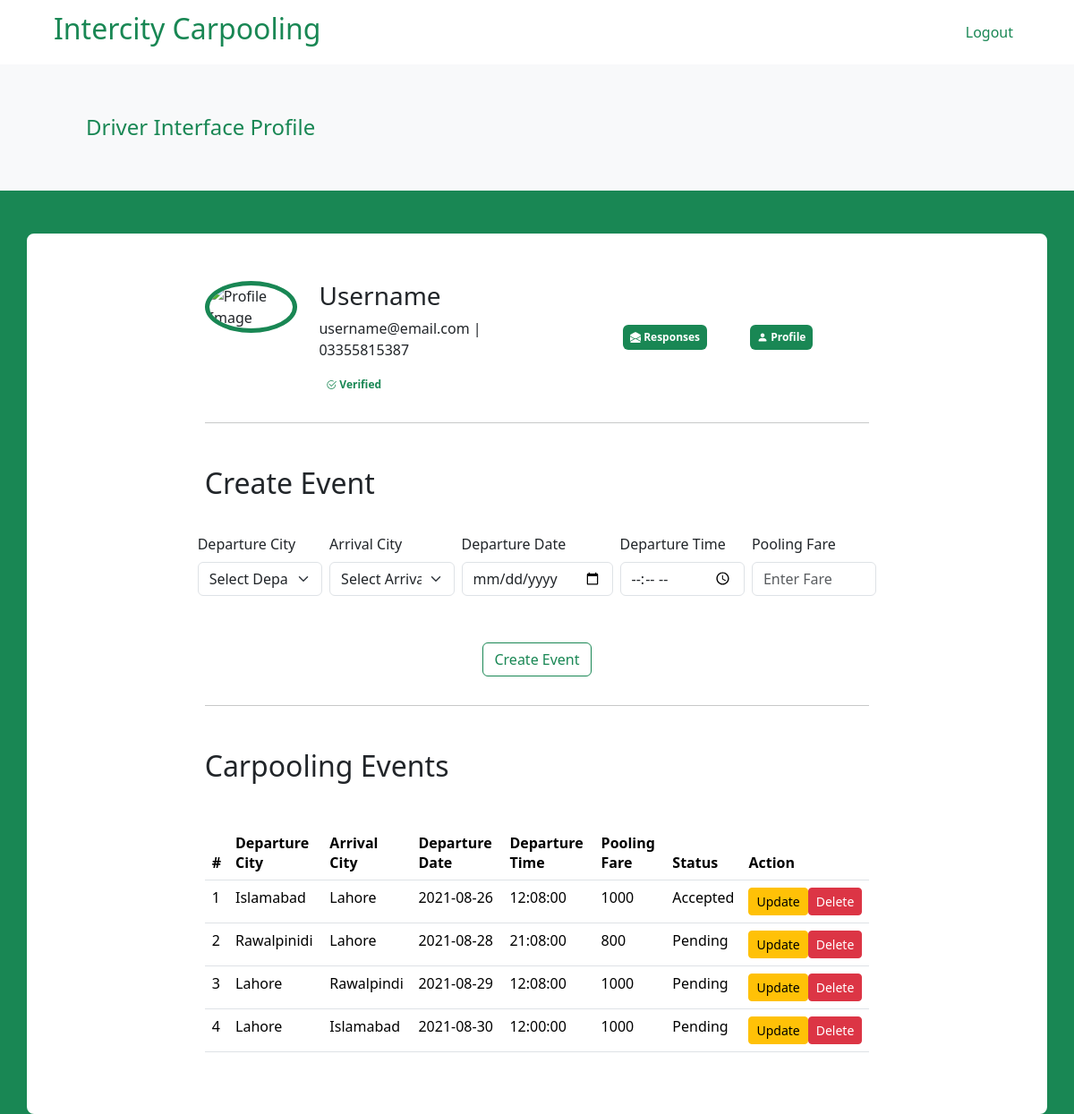
Page /driver-interface.php (signed in) on the committed database.
### tables this page shows
CREATE TABLE `events` (
  `id` int(11) NOT NULL,
  `driver_id` int(11) NOT NULL,
  `departure_city` varchar(128) NOT NULL,
  `arrival_city` varchar(128) NOT NULL,
  `date` date NOT NULL,
  `time` time NOT NULL,
  `fare` int(11) NOT NULL,
  `status` varchar(50) NOT NULL
);

### driver-interface.php (the view, shortened to what this page needs)
<?php
require "./database/db_controller.php";
$driver_id = $_SESSION['driver_id'];
$count = 0;
$sql_events = "SELECT * FROM `events` WHERE driver_id = $driver_id";
$stmt_events = mysqli_query($con,$sql_events);
$img_path = "";
$curr_status = "";
$sql_profile = "SELECT profile_img,status FROM `driver_profile` WHERE driver_id = ?";
$stmt_profile = mysqli_prepare($con,$sql_profile);
if($stmt_profile){
    mysqli_stmt_bind_param($stmt_profile,"i",$param_driver_id);
    if(mysqli_stmt_execute($stmt_profile)){
        mysqli_stmt_store_result($stmt_profile);
        if(mysqli_stmt_num_rows($stmt_profile) == 1){
            mysqli_stmt_bind_result($stmt_profile,$profile_img,$status);
            if(mysqli_stmt_fetch($stmt_profile)){
                $img_path = $profile_img;
                $curr_status = $status;
                echo var_dump($curr_status);
            }
        }
    }
}
require_once "./partials/header.php";
?>
<header class="jumbotron p-5 bg-light text-white mt-5">
    <h4 class="text-success ms-5 mt-2">Driver Interface Profile</h4>
</header>
<div class="pad px-2">
    <main class="container border border-white border-5 rounded-3 mt-5 bg-white px-2">
        <div class="col-lg-8 m-auto">
            <section class="mt-5">
                <div class="row">
                    <div class="col-sm-6">
                        <div class="row">
                            <div class="col-6 col-md-4">
                                <img src="<?php if(empty($img_path)){echo "./images/default.jpg";}else{echo $img_path;} ?>" class="img-fluid rounded-circle border border-5 border-success" alt="Profile Image">
                            </div>
                            <div class="col-6 col-md-8 align-self-center">
                                <h3>Username</h3>
                                <p>username@email.com | 03355815387</p>
                                <p class=""><span class="badge bg-white rounded-pill" role="button"><a class="<?php if(empty($curr_status)){echo 'bi bi-exclamation-circle text-danger ' ;}elseif($curr_status == 'Pending'){echo 'bi bi-arrow-repeat text-warning';}elseif($curr_status == 'Accepted'){echo 'bi bi-check2-circle text-success';} ?> text-decoration-none"> <?php if(empty($curr_status)){ echo 'Complete Profile';}elseif($curr_status == 'Pending'){echo 'In Review';}elseif($curr_status == 'Accepted'){echo 'Verified';}?> </a></span></p>
                            </div>
                        </div>
                    </div>
                    <div class="col-sm-2 align-self-center p-5 d-flex">
                        <?php if($curr_status == 'Pending' || $curr_status == 'Accepted'){echo '<p class="ms-5"><span class="badge bg-success p-2"><a href="#" class="bi bi-envelope-open-fill text-white text-decoration-none"> Responses</a></span></p> <p class="ms-5"><span class="badge bg-success p-2"><a href="#" class="bi bi-person-fill text-white text-decoration-none"> Profile</a></span></p>';} ?>
                    </div>
                </div>
            </section>
            <hr>
            <section class="mt-5">
                <h2>Create Event</h2>
                <div class="row">
                    <div class="col">
                        <form action="./functions/create-event.php" method="post">
                            <div class="mt-4">
                                <div class="row">
                                    <div class="p-1 col-sm">
                                        <label class="form-label" for="departure_city">Departure City</label>
                                        <select class="form-select" id="departure_city" name="departure_city" <?php if(empty($curr_status) || $curr_status == 'Pending'){echo 'disabled';} ?>>
                                            <option selected>Select Departure City</option>
                                        </select>
                                    </div>
                                    <div class="p-1 col-sm">
                                        <label class="form-label" for="arrival_city">Arrival City</label>
                                        <select class="form-select" id="arrival_city" name="arrival_city" <?php if(empty($curr_status) || $curr_status == 'Pending'){echo 'disabled';} ?>>
                                            <option selected>Select Arrival City</option>
                                        </select>
                                    </div>
                                    <div class="p-1 col-sm">
                                        <label class="form-label" for="date">Departure Date</label>
                                        <input type="date" class="form-control" name="date" id="date" <?php if(empty($curr_status) || $curr_status == 'Pending'){echo 'disabled';} ?>>
                                    </div>
                                    <div class="p-1 col-sm">
                                        <label class="form-label" for="time">Departure Time</label>
                                        <input type="time" class="form-control" name="time" id="time" <?php if(empty($curr_status) || $curr_status == 'Pending'){echo 'disabled';} ?>>
                                    </div>
                                    <div class="p-1 col-sm">
                                        <label class="form-label" for="fare">Pooling Fare</label>
                                        <input type="number" class="form-control" name="fare" id="fare" placeholder="Enter Fare" <?php if(empty($curr_status) || $curr_status == 'Pending'){echo 'disabled';} ?>>
                                    </div>
                                </div>
                                <div class="text-center ">
                                    <button name="create_event" type="submit" class="btn btn-outline-success btn-md mt-5" <?php if(empty($curr_status) || $curr_status == 'Pending'){echo 'disabled';} ?>>Create Event</button>
                                </div>
                            </div>
                        </form>
                    </div>
                </div>
            </section>
            <hr>
            <section class="mt-5 mb-5">
                <h2>
                    Carpooling Events
                </h2>
                <div class="table-responsive mt-5">
                    <table class="table table-hover">
                        <thead>
                            <th>
                                #
                            </th>
                            <th>
                                Departure City
                            </th>
                            <th>
                                Arrival City
                            </th>
                            <th>
                                Departure Date
                            </th>
                            <th>
                                Departure Time
                            </th>
                            <th>
                                Pooling Fare
                            </th>
                            <th>
                                Status
                            </th>
                            <th>
                                Action
                            </th>
                        </thead>
                        <?php foreach($stmt_events as $event) { ?>
                        <tbody class="p-3">
                            <td>
                                <?php echo $count += 1;?>
                            </td>
                            <td>
                                <?php echo $event['departure_city']; ?>
                            </td>
                            <td>
                            <?php echo $event['arrival_city']; ?>
                            </td>
                            <td>
                            <?php echo $event['date']; ?>
                            </td>
                            <td>
                            <?php echo $event['time']; ?>
                            </td>
                            <td>
                            <?php echo $event['fare']; ?>
                            </td>
                            <td>
                            <?php echo $event['status']; ?>
                            </td>
                            <td>
                                <div class="d-flex">
                                    <button type="button" class="btn btn-warning btn-sm m-auto">Update</button>
                                    <button type="button" class="btn btn-danger btn-sm m-auto">Delete</button>
                                </div>
                            </td>
                        </tbody>
                        <?php } ?>
                    </table>
                </div>
            </section>
        </div>
    </main>
</div>
</body>
</html>

### partials/header.php (shortened to what this page needs)
<!DOCTYPE html>
<html lang="en">
<head>
    <link rel="stylesheet" href="./node_modules/bootstrap/dist/css/bootstrap.min.css">
    <link rel="stylesheet" href="./node_modules/bootstrap-icons/font/bootstrap-icons.css">
</head>
<body class="bg-success">
    <nav class="navbar fixed-top navbar-expand-lg navbar-light bg-white">
        <div class="container-fluid">
            <a class="navbar-brand ms-sm-5" href="#">
                <h2 class="text-success">Intercity Carpooling</h2>
            </a>
            <div class="collapse navbar-collapse" id="navbarSupportedContent">
                <div class=" me-5">
                    <a href="./functions/logout.php" class="text-success text-decoration-none me-2">Logout</a>
                </div>
            </div>
        </div>
    </nav>

### rows in the picture
events: count "1", departure_city "Islamabad", arrival_city "Lahore", date "2021-08-26", time "12:08:00", fare "1000", status "Accepted"
events: count "2", departure_city "Rawalpinidi", arrival_city "Lahore", date "2021-08-28", time "21:08:00", fare "800", status "Pending"
events: count "3", departure_city "Lahore", arrival_city "Rawalpindi", date "2021-08-29", time "12:08:00", fare "1000", status "Pending"
events: count "4", departure_city "Lahore", arrival_city "Islamabad", date "2021-08-30", time "12:00:00", fare "1000", status "Pending"

### other values in the picture
var_dump($curr_status) "string(8) \"Accepted\""
